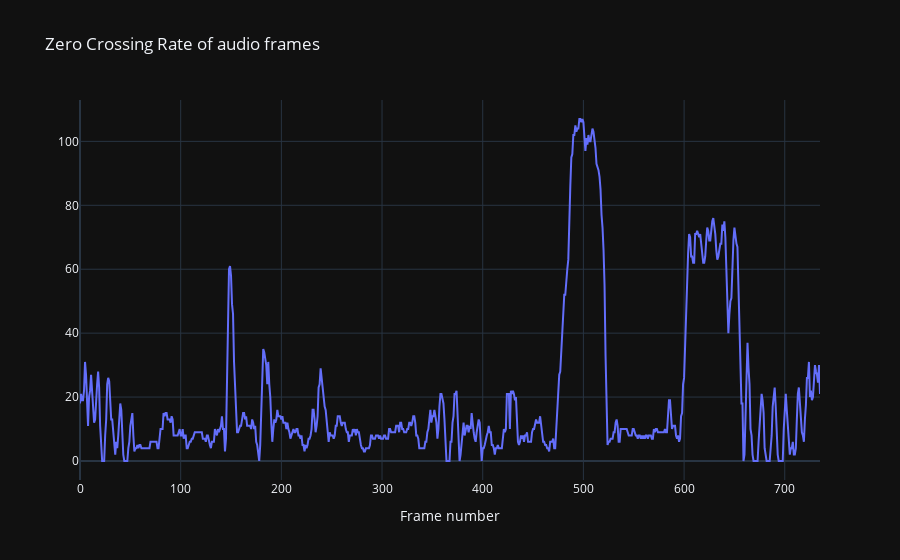

This figure's notebook cell:
### Code cell
plot_zcr(frames)

### Figure 1 — Plotly figure (JSON) as saved in the notebook; plotly's stock layout.template omitted (floating-point values rounded to 4 significant figures; data arrays with more than 128 entries replaced by an {"elided": "..."} marker saying what was removed)
{"data": [{"mode": "lines", "x": {"elided": "736 int values"}, "y": {"elided": "736 float values"}, "type": "scatter"}], "layout": {"xaxis": {"anchor": "y", "domain": [0.0, 1.0], "title": {"text": "Frame number"}}, "yaxis": {"anchor": "x", "domain": [0.0, 1.0]}, "title": {"text": "Zero Crossing Rate of audio frames"}}}
